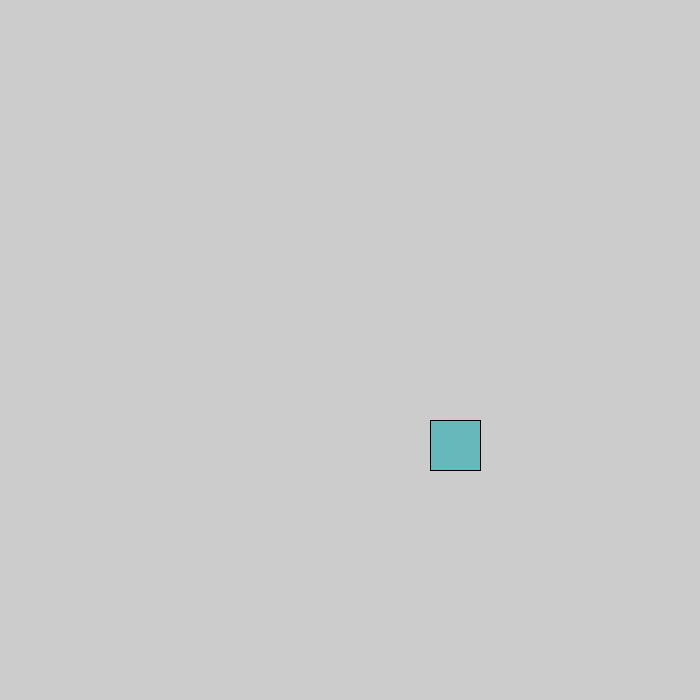
Frame 1 (no input)
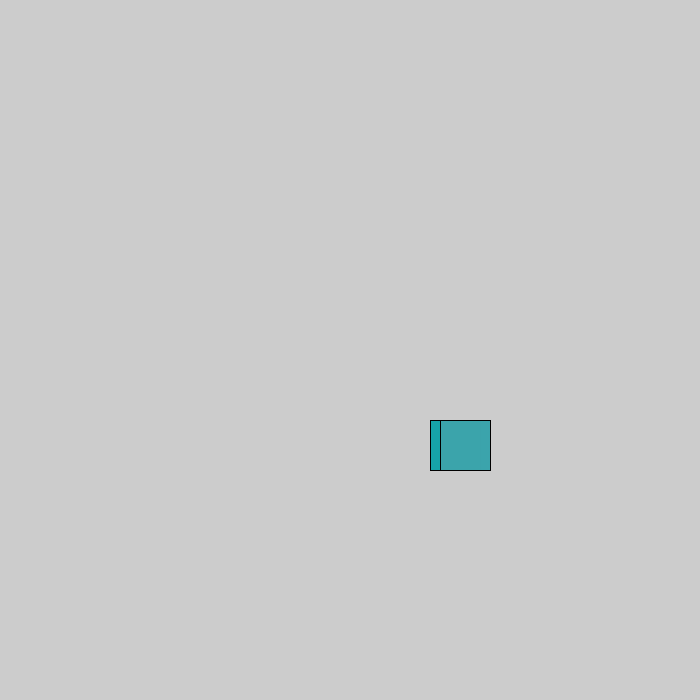
Frame 60 (the mouse pressed at the canvas centre just before this capture)
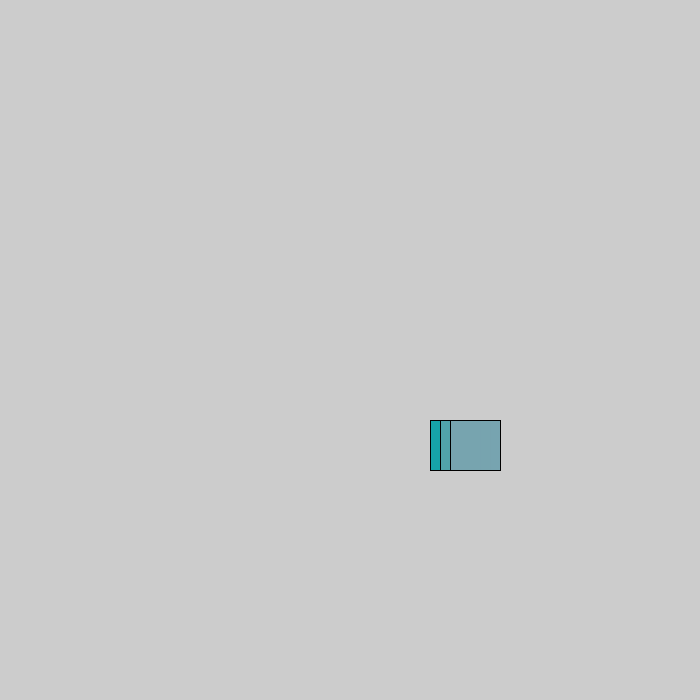
Frame 120 (the mouse held since frame 60 and released just before this capture)

The Processing sketch that drew these frames (run headless with seeded random() and noise(); from frame 60 on, the mouse is pressed at the canvas centre):

// Processing sketch: clock_simple2
// ── clock_simple2.pde
void setup() {
  size(700, 700);
}

void draw(){
  // frameCountを色に反映
  fill(frameCount%256, minute()*4, second()*4, 128);

  //秒単位にX軸方、分単位にY軸方向に動かしながら50x50pxの四角を書く
  rect(second()*10+10, minute() *10+10, 50, 50);
}
